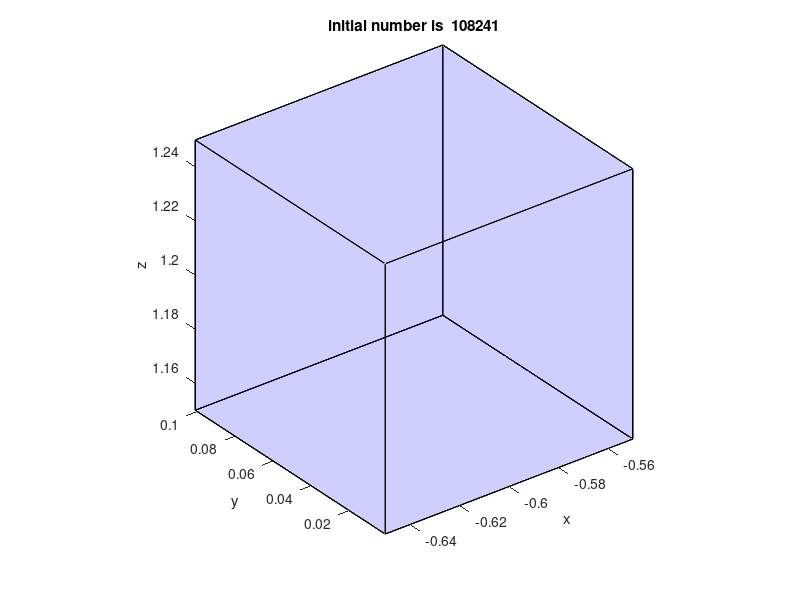

This chart was generated by the following MATLAB code: (Note: this script raises an error after producing the figure.)
%%  this function require the desired particle number,
% the spatial limit position. generate the frame, ainj file to initial Fluent DPM.
% read the dpm file in order to use the first 2 lines

%% use this if donot want to specify velocitypart
% define the particle number, spatial limits


 particle_number=100000; % define the particle number 
x=-60/100  % I think the units is meter here for FUME
y=5.1/100
z=120/100

% x=76/100  % I think the units is meter here. for NANO
% y=15/100
% z=5.1/100

center=[x y z];
dx=5/100
x_up=x+dx;  %define spatial position in meter
x_low=x-dx;
y_up=y+dx;
y_low=y-dx;
z_up=z+dx;
z_low=z-dx;
%% for the given vertex position, plot the frame of a cubic;
p1=[x_up y_low z_low];
p2=[x_up y_up z_low];
p3=[x_low y_up z_low];
p4=[x_low y_low z_low];
p5=[x_up y_low z_up];
p6=[x_up y_up z_up];
p7=[x_low y_up z_up];
p8=[x_low y_low z_up];
x=[p1(1) p2(1) p1(1) p1(1) p5(1) p3(1);
    p2(1) p3(1) p2(1) p4(1) p6(1) p7(1);
    p3(1) p7(1) p6(1) p8(1) p7(1) p8(1);
    p4(1) p6(1) p5(1) p5(1) p8(1) p4(1)];
y=[p1(2) p2(2) p1(2) p1(2) p5(2) p3(2);
    p2(2) p3(2) p2(2) p4(2) p6(2) p7(2);
    p3(2) p7(2) p6(2) p8(2) p7(2) p8(2);
    p4(2) p6(2) p5(2) p5(2) p8(2) p4(2)];
z=[p1(3) p2(3) p1(3) p1(3) p5(3) p3(3);
    p2(3) p3(3) p2(3) p4(3) p6(3) p7(3);
    p3(3) p7(3) p6(3) p8(3) p7(3) p8(3);
    p4(3) p6(3) p5(3) p5(3) p8(3) p4(3)];
fill3(x,y,z, 'b','facealpha',0.1)
hold on;
%% calculate the node position
xlengh=x_up-x_low;
ylengh=y_up-y_low;
zlengh=z_up-z_low;
elememt_len=(xlengh*ylengh*zlengh/particle_number)^(1/3);
elen_x=xlengh/elememt_len;
elen_y=ylengh/elememt_len;
elen_z=zlengh/elememt_len;
elen_x=ceil(elen_x); % get element nember to generate the location of desired number particles
elen_y=ceil(elen_y);
elen_z=ceil(elen_z+2);
% i denotes x  j denotes y  k denotes z
% generate node postion
for i=1:elen_x+1
    nodepos_x(i)=xlengh/elen_x*(i-1)+x_low;
end
for i=1:elen_y+1
    nodepos_y(i)=ylengh/elen_y*(i-1)+y_low;
end
for i=1:elen_z+1
    nodepos_z(i)=zlengh/elen_z*(i-1)+z_low;
end
%% generate element position
d=1;
ele_location=zeros(3,elen_x*elen_y*elen_z);
for k=1:elen_z     %generate layer by layer
    cell_z=(nodepos_z(k)+nodepos_z(k+1))/2;  %calculate the z position of every particle
    for j=1:  elen_y
        for i=1:elen_x
            cell_x=(nodepos_x(i)+nodepos_x(i+1))/2;
            cell_y=(nodepos_y(j)+nodepos_y(j+1))/2;
            if (cell_x-center(1))^2+(cell_y-center(2))^2+(cell_z-center(3))^2<=(5/100)^2
                ele_location(1,d)=cell_x;
                ele_location(2,d)=cell_y;
                ele_location(3,d)=cell_z;
                d=d+1;
            end
        end
    end
end
ddd=d;
fprintf('Total number of particles used: %d \n', d);

%%
plot3(ele_location(1,:),ele_location(2,:),ele_location(3,:),'b.','MarkerSize',7);
axis equal
xlim([x_low  x_up])
ylim([y_low  y_up])
zlim([z_low  z_up])
xlabel('x')
ylabel('y')
zlabel('z')
title(['initial number is  ' num2str(elen_x*elen_y*elen_z)])
hold off;
%% read .dpm file to use the first two lines
filename1='sample.dpm';
data = importdata(filename1);
% com=data;
siz=size(data);
siz=siz(1);
for i=3:1:siz
    data{i}(1)=[];
    data{i}(1)=[];
    for j=1:1:16
        data{i}(155)=[];
    end
    data{i}=str2num(data{i});
end
%% generate writeinfo
numberpart=zeros(ddd+1,12);
d=5e-8; %8e-5;
mass=4/3*pi*(d/2)^3*1000; % calculate the mass
numberpart(:,7)=d ;%8e-5;  %define the diameter
numberpart(:,8)=300; %define Temperature
numberpart(:,9)=2.1368e-23; %define mass-flow
numberpart(:,10)=mass;%4.189e-15;%2.68e-10; %define the mass
numberpart(:,11)=7.9705e-14; % define  frequency
 

for i=1:ddd-1 %assign xyz postion to numberpart
    numberpart(i+2,1:3)=ele_location(:,i);
    writeinfo{i+2,1}=num2str(numberpart(i+2,:));
    writeinfo{i+2,1}=['(( ' writeinfo{i+2,1} ') )'];
end
writeinfo{1}=data{1};
writeinfo{2}=data{2};
filename1=[num2str(ddd) '_' num2str(d) '.inj'];
fid=fopen(['E:\desktop\temp\' filename1],'wt');
disp(['generating E:\desktop\temp\' filename1 '....']);
for i=1:length(writeinfo)
    writ=writeinfo{i};
    fprintf(fid,'%s\n',writ);
end
fclose(fid);

clear writeinfo

% %% Use this if want to connect particle tracking
% load('E:\desktop\CFD\Raceway_pond_and_Peers_PBR_03132016--\connect study\Connect procedure\velocitypart')
% % velocitypart=single(velocitypart);
% %% read .dpm file to use the first two lines
% writeinfo=[]
% filename1='sample.dpm';
% data = importdata(filename1);
% % com=data;
% for i=3:1:length(data)
% data{i}(1)=[];
% data{i}(1)=[];
%     for j=1:1:16
%         data{i}(155)=[];
%     end
% data{i}=str2num(data{i});
% end
% numberpart=zeros(number+2,12);
% d=2e-6; %8e-5;
% mass=4/3*pi*(d/2)^3*1000; % calculate the mass
% numberpart(:,7)=d ;%8e-5;  %define the diameter
% % numberpart(:,8)=300; %define Temperature
% numberpart(:,9)=2.1368e-23; %define mass-flow
% numberpart(:,10)=mass;%4.189e-15;%2.68e-10; %define the mass
% numberpart(:,11)=7.9705e-14; % define  frequency
% numberpart(number+3:end,:)=[];
% for i=1:number
%     numberpart(i+2,1:6)=velocitypart(i+2,1:6);
%     numberpart(i+2,8)=i+9000000-1;  % Use a high number can improve the consistence!
%     writeinfo{i+2,1}=num2str(numberpart(i+2,:));
%     writeinfo{i+2,1}=['(( ' writeinfo{i+2,1} ') )'];
% end
% writeinfo{1}=data{1};
% writeinfo{2}=data{2};
% fid=fopen(['E:\desktop\temp\' num2str(number) '_for connect1111.inj'],'wt');
% disp(['generating E:\desktop\temp\' num2str(number) '_for connect.inj']);
% for i=1:number
% writ=writeinfo{i};
% fprintf(fid,'%s\n',writ);
% end
% fclose(fid);
